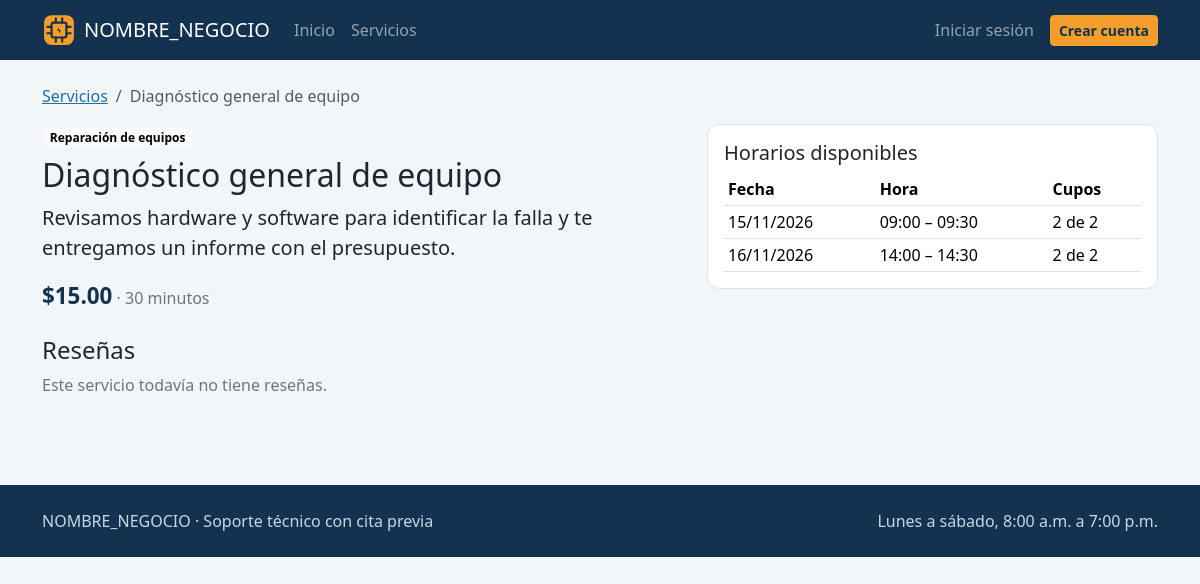
/servicio.php?id=1, run on the app's committed database.
### tables this page shows
CREATE TABLE servicios (
  id           INT AUTO_INCREMENT PRIMARY KEY,
  categoria_id INT NOT NULL,
  nombre       VARCHAR(100) NOT NULL,
  descripcion  TEXT NOT NULL,
  precio       DECIMAL(8,2) NOT NULL,
  duracion_min INT NOT NULL,
  estado       ENUM('ACTIVO','INACTIVO') NOT NULL DEFAULT 'ACTIVO',
  CONSTRAINT fk_servicios_categoria FOREIGN KEY (categoria_id)
    REFERENCES categorias(id) ON DELETE RESTRICT,
  CONSTRAINT chk_servicio_precio   CHECK (precio >= 0),
  CONSTRAINT chk_servicio_duracion CHECK (duracion_min > 0)
);

CREATE TABLE categorias (
  id          INT AUTO_INCREMENT PRIMARY KEY,
  nombre      VARCHAR(80) NOT NULL UNIQUE,
  descripcion VARCHAR(255) NOT NULL,
  estado      ENUM('ACTIVO','INACTIVO') NOT NULL DEFAULT 'ACTIVO'
);

CREATE TABLE horarios (
  id                INT AUTO_INCREMENT PRIMARY KEY,
  servicio_id       INT NOT NULL,
  fecha             DATE NOT NULL,
  hora_inicio       TIME NOT NULL,
  hora_fin          TIME NOT NULL,
  cupos_totales     INT NOT NULL,
  cupos_disponibles INT NOT NULL,
  estado            ENUM('ACTIVO','INACTIVO') NOT NULL DEFAULT 'ACTIVO',
  CONSTRAINT fk_horarios_servicio FOREIGN KEY (servicio_id)
    REFERENCES servicios(id) ON DELETE RESTRICT,
  CONSTRAINT uq_horario_servicio UNIQUE (id, servicio_id),
  CONSTRAINT chk_horario_horas  CHECK (hora_fin > hora_inicio),
  CONSTRAINT chk_horario_total  CHECK (cupos_totales > 0),
  CONSTRAINT chk_horario_cupos  CHECK (cupos_disponibles >= 0 AND cupos_disponibles <= cupos_totales)
);

### includes/seguridad.php (called while the page is built, shortened)
<?php
function e($texto): string
{
    return htmlspecialchars((string) $texto, ENT_QUOTES, 'UTF-8');
}
function url(string $ruta): string
{
    return BASE_URL . '/' . ltrim($ruta, '/');
}

### servicio.php (the view, shortened to what this page needs)
<?php
require_once 'includes/seguridad.php';
$id = filter_input(INPUT_GET, 'id', FILTER_VALIDATE_INT);
$servicio = false;
if ($id) {
    $sql = "SELECT s.*, c.nombre AS categoria
            FROM servicios s
            JOIN categorias c ON c.id = s.categoria_id
            WHERE s.id = :id AND s.estado = 'ACTIVO' AND c.estado = 'ACTIVO'";
    $consulta = $pdo->prepare($sql);
    $consulta->execute([':id' => $id]);
    $servicio = $consulta->fetch();
}
$sql = "SELECT fecha, hora_inicio, hora_fin, cupos_totales, cupos_disponibles
        FROM horarios
        WHERE servicio_id = :id AND estado = 'ACTIVO'
          AND TIMESTAMP(fecha, hora_inicio) > NOW()
        ORDER BY fecha, hora_inicio";
$consulta = $pdo->prepare($sql);
$consulta->execute([':id' => $id]);
$horarios = $consulta->fetchAll();
$sql = "SELECT re.calificacion, re.comentario, re.fecha, u.nombre
        FROM resenas re
        JOIN reservas r ON r.id = re.reserva_id
        JOIN usuarios u ON u.id = re.usuario_id
        WHERE r.servicio_id = :id
        ORDER BY re.fecha DESC";
$consulta = $pdo->prepare($sql);
$consulta->execute([':id' => $id]);
$resenas = $consulta->fetchAll();
require 'includes/header.php';
?>
<nav aria-label="Ruta de navegación">
  <ol class="breadcrumb">
    <li class="breadcrumb-item"><a href="<?= url('catalogo.php') ?>">Servicios</a></li>
    <li class="breadcrumb-item active" aria-current="page"><?= e($servicio['nombre']) ?></li>
  </ol>
</nav>
<div class="row g-4">
  <div class="col-lg-7">
    <span class="badge text-bg-light mb-2"><?= e($servicio['categoria']) ?></span>
    <h1 class="h2"><?= e($servicio['nombre']) ?></h1>
    <p class="lead"><?= e($servicio['descripcion']) ?></p>
    <p>
      <span class="precio">$<?= number_format((float) $servicio['precio'], 2) ?></span>
      <span class="text-secondary"> · <?= (int) $servicio['duracion_min'] ?> minutos</span>
    </p>
    <h2 class="h4 mt-4">Reseñas</h2>
    <?php if (!$resenas): ?>
      <p class="text-secondary">Este servicio todavía no tiene reseñas.</p>
    <?php endif; ?>
  </div>
  <aside class="col-lg-5">
    <div class="card tarjeta">
      <div class="card-body">
        <h2 class="h5">Horarios disponibles</h2>
        <?php if (!$horarios): ?>
          <p class="text-secondary mb-0">No hay horarios disponibles por ahora.</p>
        <?php else: ?>
          <div class="table-responsive">
            <table class="table table-sm align-middle mb-0">
              <thead>
                <tr><th>Fecha</th><th>Hora</th><th>Cupos</th></tr>
              </thead>
              <tbody>
                <?php foreach ($horarios as $horario): ?>
                  <tr>
                    <td><?= e(date('d/m/Y', strtotime($horario['fecha']))) ?></td>
                    <td><?= e(substr($horario['hora_inicio'], 0, 5)) ?> – <?= e(substr($horario['hora_fin'], 0, 5)) ?></td>
                    <td><?= (int) $horario['cupos_disponibles'] ?> de <?= (int) $horario['cupos_totales'] ?></td>
                  </tr>
                <?php endforeach; ?>
              </tbody>
            </table>
          </div>
        <?php endif; ?>
      </div>
    </div>
  </aside>
</div>
<?php require 'includes/footer.php'; ?>

### css/estilos.css (style rules this page uses)
body { background-color: #F3F6F9; color: #1C2733; }
h1, h2, h3 { color: #12324F; }
a { color: #1E6FA8; }
.tarjeta { border: 1px solid #DCE4EC; border-radius: 0.75rem; }
.precio { font-size: 1.4rem; font-weight: 700; color: #12324F; }

### data on the page
servicios: nombre "Diagnóstico general de equipo", categoria.nombre "Reparación de equipos", descripcion "Revisamos hardware y software para identificar la falla y te entregamos un informe con el presupuesto.", precio "15.00", duracion_min "30"
horarios: fecha "15/11/2026", hora_inicio "09:00", hora_fin "09:30", cupos_disponibles "2", cupos_totales "2"
horarios: fecha "16/11/2026", hora_inicio "14:00", hora_fin "14:30", cupos_disponibles "2", cupos_totales "2"

### other printed values
NOMBRE_NEGOCIO "NOMBRE_NEGOCIO"
